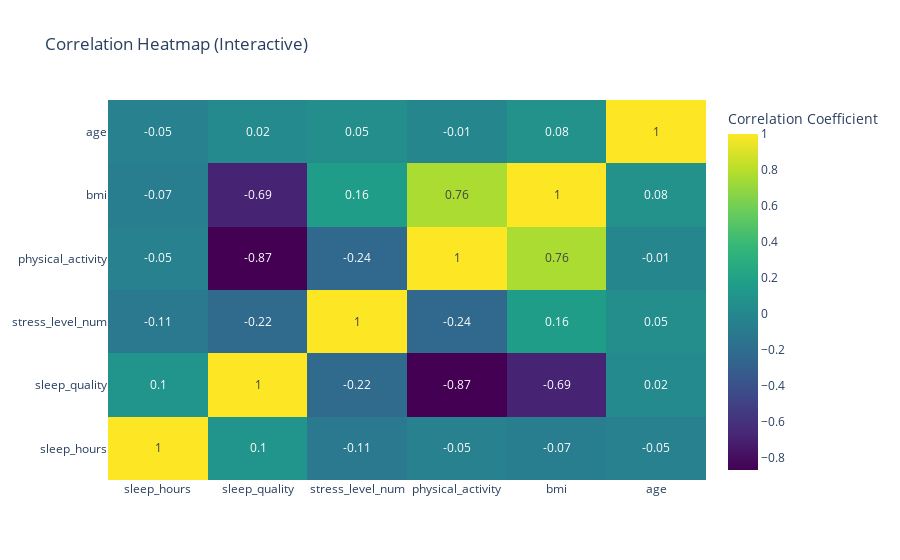

Notebook cell for this chart:
### Code cell
# Correlation heatmap with Plotly (interactive)
import numpy as np
corr_matrix = corr.round(2)

fig6 = go.Figure(data=go.Heatmap(
    z=corr_matrix.values,
    x=corr_matrix.columns,
    y=corr_matrix.index,
    colorscale='Viridis',
    text=corr_matrix.values,
    texttemplate="%{text}",
    colorbar=dict(title='Correlation Coefficient')
))
fig6.update_layout(title='Correlation Heatmap (Interactive)')
fig6.show()

### Figure 1 — Plotly figure (JSON) as saved in the notebook; plotly's stock layout.template omitted (floating-point values rounded to 4 significant figures)
{"data": [{"colorbar": {"title": {"text": "Correlation Coefficient"}}, "colorscale": [[0, "#440154"], [0.1111, "#482878"], [0.2222, "#3e4989"], [0.3333, "#31688e"], [0.4444, "#26828e"], [0.5556, "#1f9e89"], [0.6667, "#35b779"], [0.7778, "#6ece58"], [0.8889, "#b5de2b"], [1, "#fde725"]], "text": [[1, 0.1, -0.11, -0.05, -0.07, -0.05], [0.1, 1, -0.22, -0.87, -0.69, 0.02], [-0.11, -0.22, 1, -0.24, 0.16, 0.05], [-0.05, -0.87, -0.24, 1, 0.76, -0.01], [-0.07, -0.69, 0.16, 0.76, 1, 0.08], [-0.05, 0.02, 0.05, -0.01, 0.08, 1]], "texttemplate": "%{text}", "type": "heatmap", "x": ["sleep_hours", "sleep_quality", "stress_level_num", "physical_activity", "bmi", "age"], "y": ["sleep_hours", "sleep_quality", "stress_level_num", "physical_activity", "bmi", "age"], "z": [[1, 0.1, -0.11, -0.05, -0.07, -0.05], [0.1, 1, -0.22, -0.87, -0.69, 0.02], [-0.11, -0.22, 1, -0.24, 0.16, 0.05], [-0.05, -0.87, -0.24, 1, 0.76, -0.01], [-0.07, -0.69, 0.16, 0.76, 1, 0.08], [-0.05, 0.02, 0.05, -0.01, 0.08, 1]]}], "layout": {"title": {"text": "Correlation Heatmap (Interactive)"}}}
